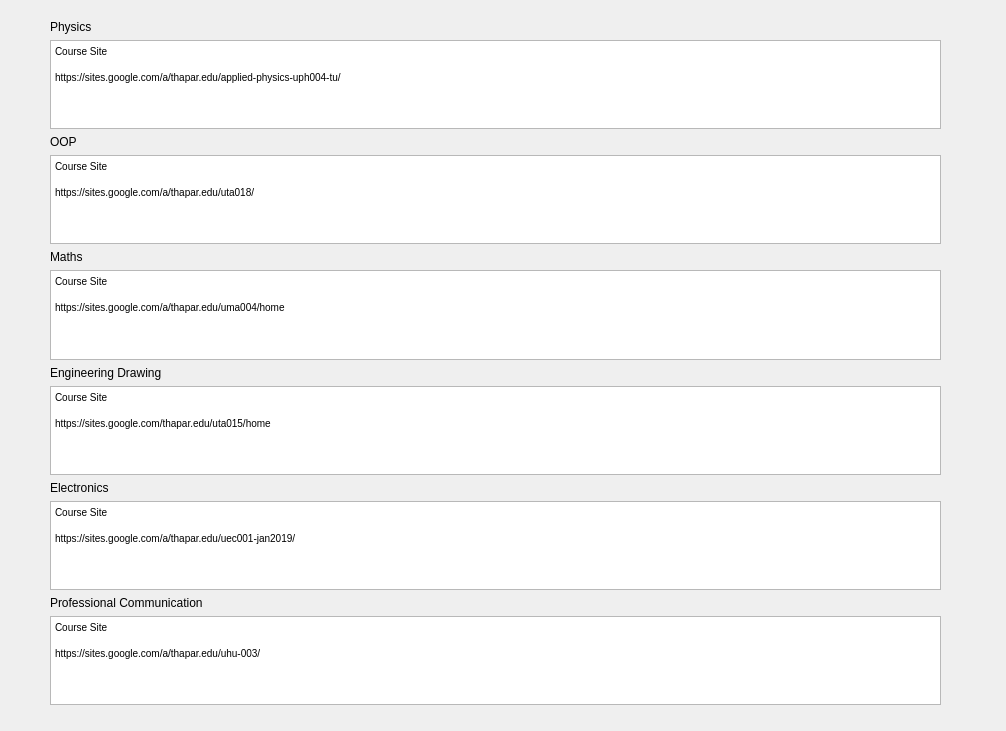
<?xml version="1.0" encoding="UTF-8"?>
<ui version="4.0">
 <class>SecondDialog</class>
 <widget class="QDialog" name="SecondDialog">
  <property name="geometry">
   <rect>
    <x>0</x>
    <y>0</y>
    <width>1006</width>
    <height>731</height>
   </rect>
  </property>
  <property name="windowTitle">
   <string>Dialog</string>
  </property>
  <widget class="QWidget" name="">
   <property name="geometry">
    <rect>
     <x>50</x>
     <y>20</y>
     <width>891</width>
     <height>685</height>
    </rect>
   </property>
   <layout class="QVBoxLayout" name="verticalLayout">
    <item>
     <widget class="QLabel" name="label">
      <property name="text">
       <string>Physics</string>
      </property>
     </widget>
    </item>
    <item>
     <widget class="QTextBrowser" name="textBrowser">
      <property name="sizePolicy">
       <sizepolicy hsizetype="Preferred" vsizetype="Preferred">
        <horstretch>0</horstretch>
        <verstretch>0</verstretch>
       </sizepolicy>
      </property>
      <property name="html">
       <string>&lt;!DOCTYPE HTML PUBLIC &quot;-//W3C//DTD HTML 4.0//EN&quot; &quot;http://www.w3.org/TR/REC-html40/strict.dtd&quot;&gt;
&lt;html&gt;&lt;head&gt;&lt;meta name=&quot;qrichtext&quot; content=&quot;1&quot; /&gt;&lt;style type=&quot;text/css&quot;&gt;
p, li { white-space: pre-wrap; }
&lt;/style&gt;&lt;/head&gt;&lt;body style=&quot; font-family:'MS Shell Dlg 2'; font-size:7.8pt; font-weight:400; font-style:normal;&quot;&gt;
&lt;p style=&quot; margin-top:0px; margin-bottom:0px; margin-left:0px; margin-right:0px; -qt-block-indent:0; text-indent:0px;&quot;&gt;Course Site&lt;/p&gt;
&lt;p style=&quot;-qt-paragraph-type:empty; margin-top:0px; margin-bottom:0px; margin-left:0px; margin-right:0px; -qt-block-indent:0; text-indent:0px;&quot;&gt;&lt;br /&gt;&lt;/p&gt;
&lt;p style=&quot; margin-top:0px; margin-bottom:0px; margin-left:0px; margin-right:0px; -qt-block-indent:0; text-indent:0px;&quot;&gt;https://sites.google.com/a/thapar.edu/applied-physics-uph004-tu/&lt;/p&gt;&lt;/body&gt;&lt;/html&gt;</string>
      </property>
     </widget>
    </item>
    <item>
     <widget class="QLabel" name="label_2">
      <property name="text">
       <string>OOP</string>
      </property>
     </widget>
    </item>
    <item>
     <widget class="QTextBrowser" name="textBrowser_2">
      <property name="html">
       <string>&lt;!DOCTYPE HTML PUBLIC &quot;-//W3C//DTD HTML 4.0//EN&quot; &quot;http://www.w3.org/TR/REC-html40/strict.dtd&quot;&gt;
&lt;html&gt;&lt;head&gt;&lt;meta name=&quot;qrichtext&quot; content=&quot;1&quot; /&gt;&lt;style type=&quot;text/css&quot;&gt;
p, li { white-space: pre-wrap; }
&lt;/style&gt;&lt;/head&gt;&lt;body style=&quot; font-family:'MS Shell Dlg 2'; font-size:7.8pt; font-weight:400; font-style:normal;&quot;&gt;
&lt;p style=&quot; margin-top:0px; margin-bottom:0px; margin-left:0px; margin-right:0px; -qt-block-indent:0; text-indent:0px;&quot;&gt;Course Site&lt;/p&gt;
&lt;p style=&quot;-qt-paragraph-type:empty; margin-top:0px; margin-bottom:0px; margin-left:0px; margin-right:0px; -qt-block-indent:0; text-indent:0px;&quot;&gt;&lt;br /&gt;&lt;/p&gt;
&lt;p style=&quot; margin-top:0px; margin-bottom:0px; margin-left:0px; margin-right:0px; -qt-block-indent:0; text-indent:0px;&quot;&gt;https://sites.google.com/a/thapar.edu/uta018/&lt;/p&gt;&lt;/body&gt;&lt;/html&gt;</string>
      </property>
     </widget>
    </item>
    <item>
     <widget class="QLabel" name="label_3">
      <property name="text">
       <string>Maths</string>
      </property>
     </widget>
    </item>
    <item>
     <widget class="QTextBrowser" name="textBrowser_3">
      <property name="html">
       <string>&lt;!DOCTYPE HTML PUBLIC &quot;-//W3C//DTD HTML 4.0//EN&quot; &quot;http://www.w3.org/TR/REC-html40/strict.dtd&quot;&gt;
&lt;html&gt;&lt;head&gt;&lt;meta name=&quot;qrichtext&quot; content=&quot;1&quot; /&gt;&lt;style type=&quot;text/css&quot;&gt;
p, li { white-space: pre-wrap; }
&lt;/style&gt;&lt;/head&gt;&lt;body style=&quot; font-family:'MS Shell Dlg 2'; font-size:7.8pt; font-weight:400; font-style:normal;&quot;&gt;
&lt;p style=&quot; margin-top:0px; margin-bottom:0px; margin-left:0px; margin-right:0px; -qt-block-indent:0; text-indent:0px;&quot;&gt;Course Site&lt;/p&gt;
&lt;p style=&quot;-qt-paragraph-type:empty; margin-top:0px; margin-bottom:0px; margin-left:0px; margin-right:0px; -qt-block-indent:0; text-indent:0px;&quot;&gt;&lt;br /&gt;&lt;/p&gt;
&lt;p style=&quot; margin-top:0px; margin-bottom:0px; margin-left:0px; margin-right:0px; -qt-block-indent:0; text-indent:0px;&quot;&gt;https://sites.google.com/a/thapar.edu/uma004/home&lt;/p&gt;&lt;/body&gt;&lt;/html&gt;</string>
      </property>
     </widget>
    </item>
    <item>
     <widget class="QLabel" name="label_4">
      <property name="text">
       <string>Engineering Drawing</string>
      </property>
     </widget>
    </item>
    <item>
     <widget class="QTextBrowser" name="textBrowser_4">
      <property name="html">
       <string>&lt;!DOCTYPE HTML PUBLIC &quot;-//W3C//DTD HTML 4.0//EN&quot; &quot;http://www.w3.org/TR/REC-html40/strict.dtd&quot;&gt;
&lt;html&gt;&lt;head&gt;&lt;meta name=&quot;qrichtext&quot; content=&quot;1&quot; /&gt;&lt;style type=&quot;text/css&quot;&gt;
p, li { white-space: pre-wrap; }
&lt;/style&gt;&lt;/head&gt;&lt;body style=&quot; font-family:'MS Shell Dlg 2'; font-size:7.8pt; font-weight:400; font-style:normal;&quot;&gt;
&lt;p style=&quot; margin-top:0px; margin-bottom:0px; margin-left:0px; margin-right:0px; -qt-block-indent:0; text-indent:0px;&quot;&gt;Course Site&lt;/p&gt;
&lt;p style=&quot;-qt-paragraph-type:empty; margin-top:0px; margin-bottom:0px; margin-left:0px; margin-right:0px; -qt-block-indent:0; text-indent:0px;&quot;&gt;&lt;br /&gt;&lt;/p&gt;
&lt;p style=&quot; margin-top:0px; margin-bottom:0px; margin-left:0px; margin-right:0px; -qt-block-indent:0; text-indent:0px;&quot;&gt;https://sites.google.com/thapar.edu/uta015/home&lt;/p&gt;&lt;/body&gt;&lt;/html&gt;</string>
      </property>
     </widget>
    </item>
    <item>
     <widget class="QLabel" name="label_5">
      <property name="text">
       <string>Electronics</string>
      </property>
     </widget>
    </item>
    <item>
     <widget class="QTextBrowser" name="textBrowser_5">
      <property name="html">
       <string>&lt;!DOCTYPE HTML PUBLIC &quot;-//W3C//DTD HTML 4.0//EN&quot; &quot;http://www.w3.org/TR/REC-html40/strict.dtd&quot;&gt;
&lt;html&gt;&lt;head&gt;&lt;meta name=&quot;qrichtext&quot; content=&quot;1&quot; /&gt;&lt;style type=&quot;text/css&quot;&gt;
p, li { white-space: pre-wrap; }
&lt;/style&gt;&lt;/head&gt;&lt;body style=&quot; font-family:'MS Shell Dlg 2'; font-size:7.8pt; font-weight:400; font-style:normal;&quot;&gt;
&lt;p style=&quot; margin-top:0px; margin-bottom:0px; margin-left:0px; margin-right:0px; -qt-block-indent:0; text-indent:0px;&quot;&gt;Course Site&lt;/p&gt;
&lt;p style=&quot;-qt-paragraph-type:empty; margin-top:0px; margin-bottom:0px; margin-left:0px; margin-right:0px; -qt-block-indent:0; text-indent:0px;&quot;&gt;&lt;br /&gt;&lt;/p&gt;
&lt;p style=&quot; margin-top:0px; margin-bottom:0px; margin-left:0px; margin-right:0px; -qt-block-indent:0; text-indent:0px;&quot;&gt;https://sites.google.com/a/thapar.edu/uec001-jan2019/&lt;/p&gt;&lt;/body&gt;&lt;/html&gt;</string>
      </property>
     </widget>
    </item>
    <item>
     <widget class="QLabel" name="label_6">
      <property name="text">
       <string>Professional Communication</string>
      </property>
     </widget>
    </item>
    <item>
     <widget class="QTextBrowser" name="textBrowser_6">
      <property name="html">
       <string>&lt;!DOCTYPE HTML PUBLIC &quot;-//W3C//DTD HTML 4.0//EN&quot; &quot;http://www.w3.org/TR/REC-html40/strict.dtd&quot;&gt;
&lt;html&gt;&lt;head&gt;&lt;meta name=&quot;qrichtext&quot; content=&quot;1&quot; /&gt;&lt;style type=&quot;text/css&quot;&gt;
p, li { white-space: pre-wrap; }
&lt;/style&gt;&lt;/head&gt;&lt;body style=&quot; font-family:'MS Shell Dlg 2'; font-size:7.8pt; font-weight:400; font-style:normal;&quot;&gt;
&lt;p style=&quot; margin-top:0px; margin-bottom:0px; margin-left:0px; margin-right:0px; -qt-block-indent:0; text-indent:0px;&quot;&gt;Course Site&lt;/p&gt;
&lt;p style=&quot;-qt-paragraph-type:empty; margin-top:0px; margin-bottom:0px; margin-left:0px; margin-right:0px; -qt-block-indent:0; text-indent:0px;&quot;&gt;&lt;br /&gt;&lt;/p&gt;
&lt;p style=&quot; margin-top:0px; margin-bottom:0px; margin-left:0px; margin-right:0px; -qt-block-indent:0; text-indent:0px;&quot;&gt;https://sites.google.com/a/thapar.edu/uhu-003/&lt;/p&gt;&lt;/body&gt;&lt;/html&gt;</string>
      </property>
     </widget>
    </item>
   </layout>
  </widget>
 </widget>
 <resources/>
 <connections/>
</ui>
